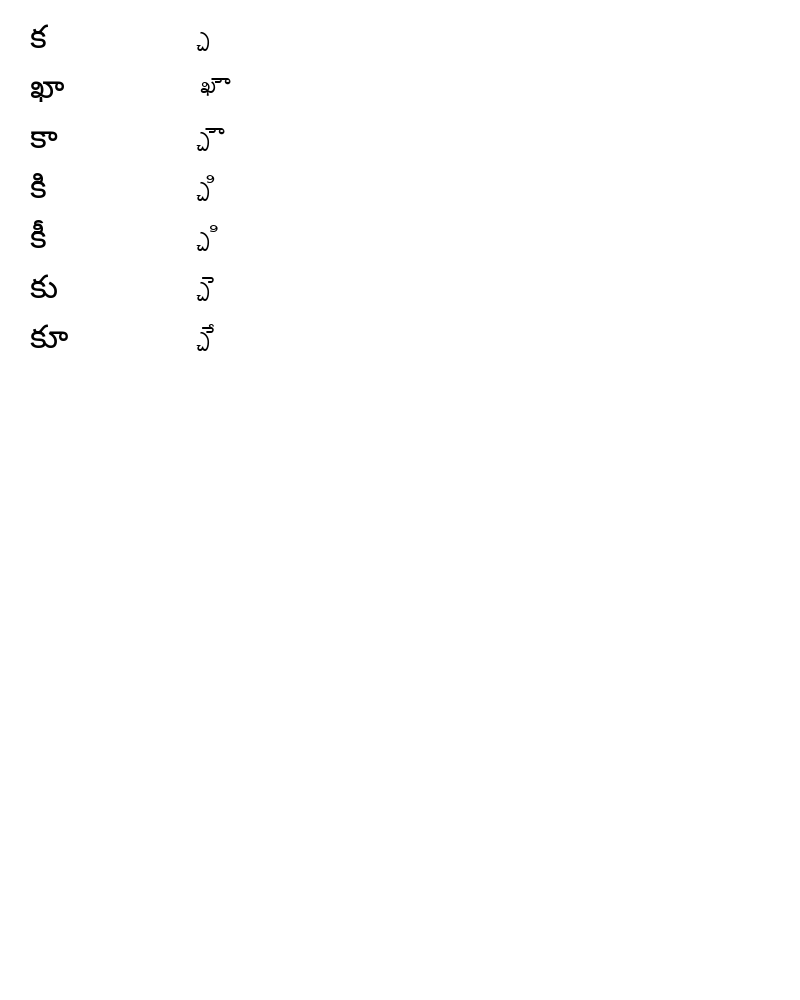

Reproduce this figure in Python.
import os
from PIL import Image, ImageDraw, ImageFont

font_path = '/home/samuelvictor/Downloads/Shree-Tel-0908 Regular/Shree-Tel-0908 Regular.ttf'
ref_font_path = '/usr/share/fonts/noto/NotoSansTelugu-Regular.ttf'

shree_font = ImageFont.truetype(font_path, 32)
noto_font = ImageFont.truetype(ref_font_path, 32)
label_font = ImageFont.load_default()

# Based on analyze_components.py & font mapping

img = Image.new('RGB', (800, 1000), color=(255, 255, 255))
draw = ImageDraw.Draw(img)

# mapping from shreeLipiTeluguConverter.ts

mapping = {
  'క': 'a',
  'ఖా': 'Q' + 'ú',
  'కా': 'a' + 'ú',
  'కి': 'a' + 'ì',
  'కీ': 'a' + 'í',
  'కు': 'a' + 'ð',
  'కూ': 'a' + 'ó'
}

for i, (text, glyphs) in enumerate(mapping.items()):
    y = i * 50 + 20
    draw.text((30, y), f"{text}", fill=(0, 0, 0), font=noto_font)
    draw.text((200, y), f"{glyphs}", fill=(0, 0, 0), font=shree_font)

img.save('scratch/shreelipi_telugu/test_systematic_guninthalu.png')
print("Rendered test_systematic_guninthalu.png")
